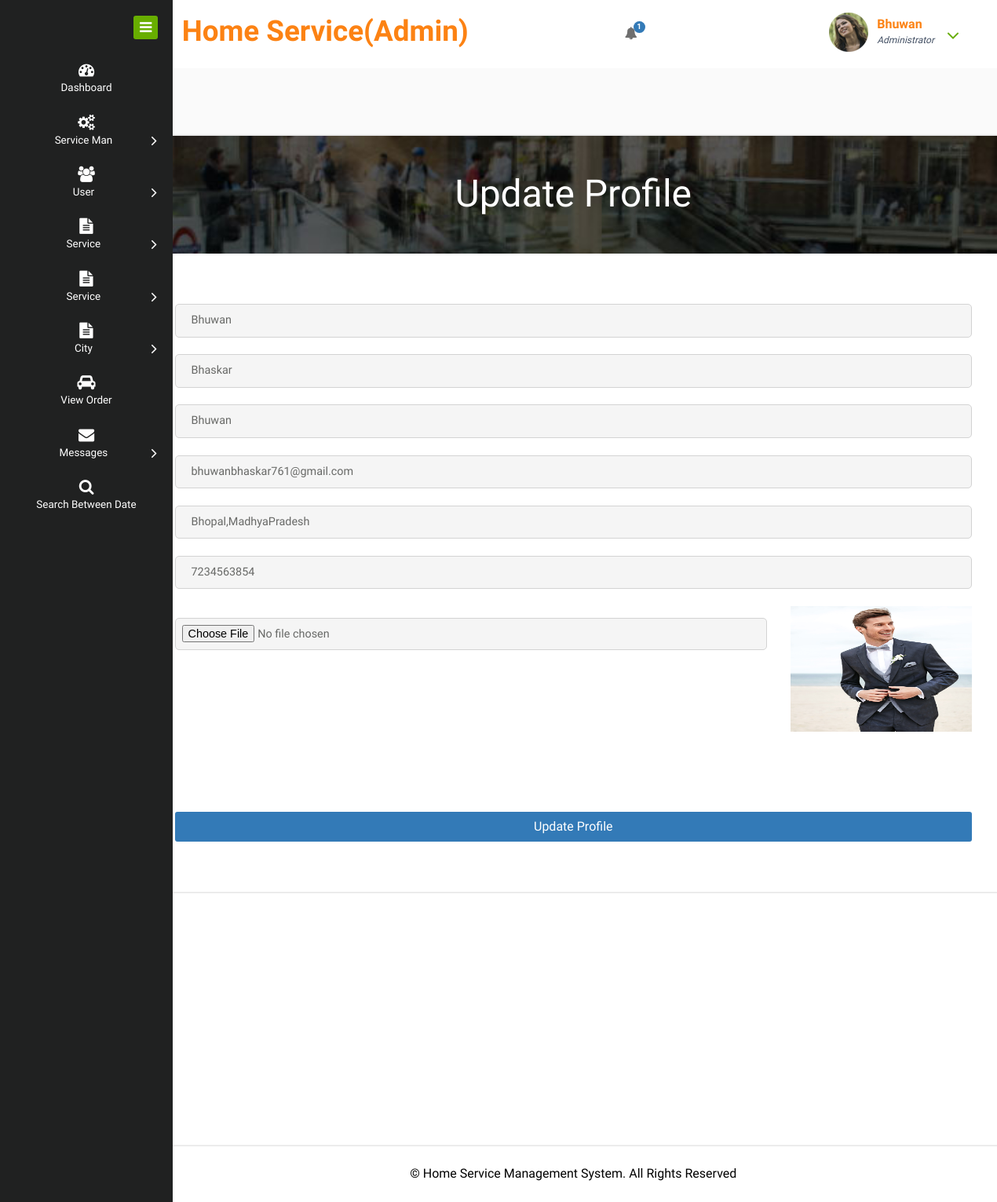
Screenshot of /edit_admin_profile (signed in) with the database file from the repository.
### home_service/models.py (models this page shows, shortened)
class Customer(models.Model):
    user = models.ForeignKey(User, on_delete=models.CASCADE, null=True)
    contact = models.CharField(max_length=100, null=True)
    address = models.CharField(max_length=100, null=True)
    image = models.FileField(null=True)

### home_service/views.py (the view, shortened to what this page needs)
# urls.py: path('edit_admin_profile',Edit_Admin_Profile,name="edit_admin_profile"),
def Edit_Admin_Profile(request):
    dic = notification()
    error = False
    user = User.objects.get(id=request.user.id)
    pro = Customer.objects.get(user=user)
    d = {'error':error,'pro':pro,'new': dic['new'], 'count': dic['count']}
    return render(request, 'edit_admin_profile.html',d)

### home_service/views.py (called while the page is built)
def notification():
    status = Status.objects.get(status='pending')
    new = Service_Man.objects.filter(status=status)
    count=0
    for i in new:
        count+=1
    d = {'count':count,'new':new}
    return d

### home_service/templates/edit_admin_profile.html (shortened to what this page needs)
{% extends 'admin_navigation.html' %}
{% load static %}
{% block body %}
     <div class="signup-main" style="width:100%;margin-top:0">
    	 <div class="signup-head">
				<h1>Update Profile</h1>
			</div>
			<div class="signup-block">
				<form action="" method="post" enctype="multipart/form-data">
					<input type="text" value="{{pro.user.first_name}}" name="fname" required="">
					<input type="text" name="lname" value="{{pro.user.last_name}}" required="">
					<input type="text" name="uname" value="{{pro.user.username}}" readonly>
					<input type="email" name="email" value="{{pro.user.email}}" required="">
					<input type="text" name="address" value="{{pro.address}}" required="">
					<input type="text" value="{{pro.contact}}" name="contact" required="">
					<div class="row">
                        <div class="col-md-9">
					        <input type="file" name="image" style="width:100%;padding:8px;margin-top:2%;border:1px solid lightgrey ">
                        </div>
                        <div class="col-md-3">
                            <img src="{{pro.image.url}}" style="width:100%;height:160px">
                        </div>
                    </div>
                    <input type="submit" value="Update Profile" style="margin-top:10%">
				</form>
			</div>
    </div>
    {% endblock %}

### home_service/templates/admin_navigation.html (shortened to what this page needs)
<!DOCTYPE HTML>
{% load static %}
<html>
<head>
<link href="{% static 'css2/bootstrap.css' %}" rel="stylesheet" type="text/css" media="all">
<link href="{% static 'css2/style.css' %}" rel="stylesheet" type="text/css" media="all"/>
<link href="{% static 'css2/font-awesome.css' %}" rel="stylesheet">
</head>
<body>
<div class="page-container">
   <div class="left-content">
	   <div class="mother-grid-inner">
				<div class="header-main">
					<div class="header-left">
							<div class="logo-name" style="width:100%">
								<h1><span>Home Service(Admin)</span></h1>
							</div>
							<div class="clearfix"> </div>
						 </div>
						 <div class="header-right">
							<div class="profile_details_left">
								<ul class="nofitications-dropdown">
									<li class="dropdown head-dpdn">
										<a href="#" class="dropdown-toggle" data-toggle="dropdown" aria-expanded="false"><i class="fa fa-bell"></i><span class="badge blue">{{count}}</span></a>
									</li>
								</ul>
								<div class="clearfix"> </div>
							</div>
							<div class="profile_details">
								<ul>
									<li class="dropdown profile_details_drop">
										<a href="#" class="dropdown-toggle" data-toggle="dropdown" aria-expanded="false">
											<div align class="profile_img">
												<span class="prfil-img"><img src="{% static 'images2/p1.png' %}" alt=""> </span>
												<div class="user-name">
													<p>{{request.user.username}}</p>
													<span>Administrator</span>
												</div>
												<i class="fa fa-angle-down lnr"></i>
												<div class="clearfix"></div>
											</div>
										</a>
									</li>
								</ul>
							</div>
							<div class="clearfix"> </div>
						</div>
				     <div class="clearfix"> </div>
				</div>
<div class="inner-block" style="padding-top:8%">
	{% block body %}
	{% endblock %}
</div>
<div class="copyrights" style="margin-top:30%">
	 <p>© Home Service Management System. All Rights Reserved </a> </p>
</div>
</div>
</div>
    <div class="sidebar-menu">
		  	<div class="logo"> <a href="#" class="sidebar-icon">
				<span class="fa fa-bars"></span> </a>
			   </div>
		    <div class="menu">
		      <ul id="menu">
		        <li id="menu-home"><a href="{% url 'admin_home' %}"><i class="fa fa-tachometer"></i><span>Dashboard</span></a></li>
		        <li><a href="#"><i class="fa fa-cogs"></i><span>Service Man</span><span class="fa fa-angle-right" style="float: right"></span></a>
		        </li>
		        <li id="menu-comunicacao" ><a href="#"><i class="fa fa-users"></i><span>User</span><span class="fa fa-angle-right" style="float: right"></span></a>
		        </li>
		        <li id="menu-academico" ><a href="#"><i class="fa fa-file-text"></i><span>Service</span><span class="fa fa-angle-right" style="float: right"></span></a>
		        </li>
				<li id="menu-academico" ><a href="#"><i class="fa fa-file-text"></i><span>Service</span><span class="fa fa-angle-right" style="float: right"></span></a>
		        </li>
				  <li id="menu-academico" ><a href="#"><i class="fa fa-file-text"></i><span>City</span><span class="fa fa-angle-right" style="float: right"></span></a>
		        </li>
		        <li><a href="{% url 'admin_order' %}"><i class="fa fa-car"></i><span>View Order</span></a></li>
		        <li><a href="#"><i class="fa fa-envelope"></i><span>Messages</span><span class="fa fa-angle-right" style="float: right"></span></a>
		        </li>
				 <li><a href="{% url 'search_report' %}"><i class="fa fa-search"></i><span>Search Between Date</span></a></li>
		      </ul>
		    </div>
	 </div>
</div>
</body>
</html>

### home_service/templates/edit_admin_profile.html (style rules this page uses)
.signup-block input[type="text"],.signup-block input[type="email"], .signup-block input[type="file"], .signup-block input[type="password"] { font-size: 0.9em; padding: 10px 20px; width: 100%; color:#686967; outline: none; border: 1px solid #D3D3D3; border-radius: 5px; -ms-border-radius: 5px; -moz-border-radius: 5px; -o-border-radius: 5px; background:#F5F5F5; margin: 0em 0em 1.5em 0em; }

### rows the page displays
Customer: fname "Bhuwan", lname "Bhaskar", uname "Bhuwan", email "bhuwanbhaskar761@gmail.com", address "Bhopal,MadhyaPradesh", contact "7234563854", image (picture)

### other values shown
{{ count }} "1"
{{ request.user.username }} "Bhuwan"
